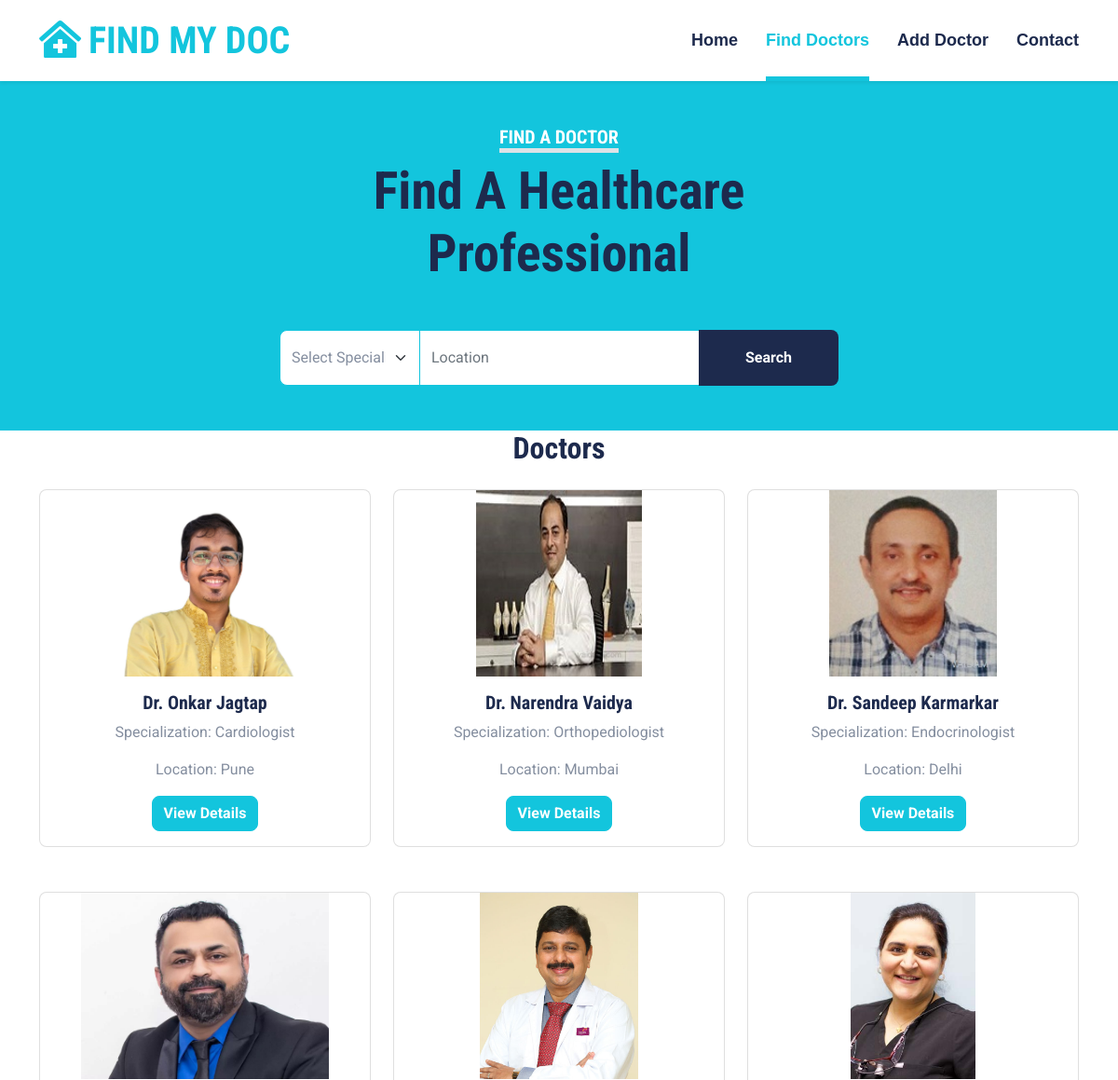
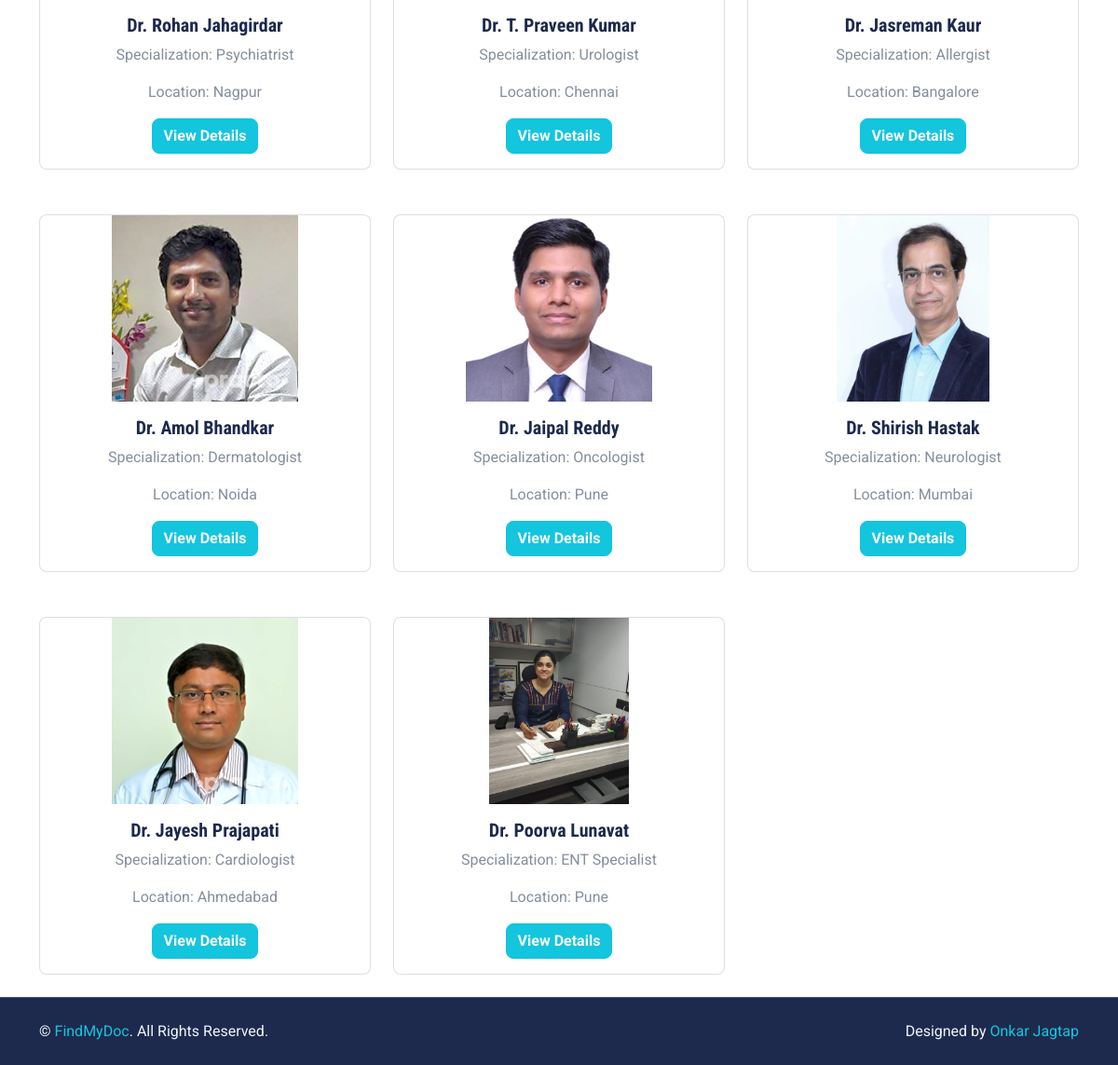
Page /doctors on the committed database (2 pictures, top to bottom).
### app1/models.py (models this page shows, shortened)
class Doctor(models.Model):
    user = models.OneToOneField(User, on_delete=models.CASCADE, null=True, blank=True)
    first_name = models.CharField(max_length=30, default='')
    last_name = models.CharField(max_length=30, default='')
    email = models.EmailField()
    specialization = models.CharField(max_length=100, default='')
    location = models.CharField(max_length=100, default='')
    details = models.TextField(default='')
    profile_picture = models.ImageField(upload_to='doctor_profile_pics/', null=True, blank=True)

### app1/views.py (the view)
# urls.py: path('doctors', home, name='home'),
def home(request):
    specialization_choices = DoctorForm.SPECIALIZATION_CHOICES
    if request.method == 'GET':
        location = request.GET.get('location', '')
        specialization = request.GET.get('specialization', '')
        doctors = Doctor.objects.all()
        if location:
            doctors = doctors.filter(location__icontains=location)
        if specialization:
            doctors = doctors.filter(specialization__icontains=specialization)
        context = {
            'doctors': doctors,
            'specialization_choices': specialization_choices,
        }
        return render(request, 'home.html', context)

### templates/home.html (shortened to what this page needs)
<!DOCTYPE html>
<html lang="en">
<head>
    <link href="https://cdnjs.cloudflare.com/ajax/libs/font-awesome/5.15.0/css/all.min.css" rel="stylesheet">
    <link href="https://cdn.jsdelivr.net/npm/bootstrap-icons@1.4.1/font/bootstrap-icons.css" rel="stylesheet">
    <link href="static/lib/owlcarousel/assets/owl.carousel.min.css" rel="stylesheet">
    <link href="static/lib/tempusdominus/css/tempusdominus-bootstrap-4.min.css" rel="stylesheet" />
    <link href="static/css/bootstrap.min.css" rel="stylesheet">
    <link href="static/css/style.css" rel="stylesheet">
</head>
<body>
    <div class="container-fluid sticky-top bg-white shadow-sm">
        <div class="container">
            <nav class="navbar navbar-expand-lg bg-white navbar-light py-3 py-lg-0">
                <a href="{% url 'home' %}" class="navbar-brand">
                    <h1 class="m-0 text-uppercase text-primary"><i class="fa fa-clinic-medical me-2"></i>Find My Doc</h1>
                </a>
                <div class="collapse navbar-collapse" id="navbarCollapse">
                    <div class="navbar-nav ms-auto py-0">
                        <a href="{% url 'index' %}" class="nav-item nav-link">Home</a>
                        <a href="{% url 'home' %}" class="nav-item nav-link active">Find Doctors</a>
                        <a href="/admin" class="nav-item nav-link" target="_blank">Add Doctor</a>
                        <a href="{% url 'contact' %}" class="nav-item nav-link">Contact</a>
                    </div>
                </div>
            </nav>
        </div>
    </div>
<div class="container-fluid bg-primary my-0 py-0">
    <div class="container py-5">
        <div class="text-center mx-auto mb-5" style="max-width: 500px;">
            <h5 class="d-inline-block text-white text-uppercase border-bottom border-5">Find A Doctor</h5>
            <h1 class="display-4 mb-4">Find A Healthcare Professional</h1>
        </div>
        <form method="get" action="{% url 'home' %}">
            <div class="mx-auto" style="width: 100%; max-width: 600px;">
                <div class="input-group">
                    <select name="specialization" class="form-select border-primary w-25" style="height: 60px;">
                        <option value="" selected>Select Specialization</option>
                    </select>
                    <input type="text" name="location" class="form-control border-primary w-50" placeholder="Location">
                    <button type="submit" class="btn btn-dark border-0 w-25">Search</button>
                </div>
            </div>
        </form>
    </div>
</div>
<div class="container">
    <h2 class="mb-4 text-center">Doctors</h2>
    {% if doctors %}
    <div class="row row-cols-1 row-cols-md-3 g-4">
        {% for doctor in doctors %}
        <div class="col mb-4">
            <div class="card">
                <img src="{{ doctor.profile_picture.url }}" class="card-img-top" alt="Profile Picture"
                    style="height: 200px; object-fit: contain;border-radius: 3px;">
                <div class="card-body text-center">
                    <h5 class="card-title fw-bold">Dr. {{ doctor.first_name }} {{ doctor.last_name }}</h5>
                    <p class="card-text">Specialization: {{ doctor.specialization }}</p>
                    <p class="card-text">Location: {{ doctor.location }}</p>
                    <a href="{% url 'doctor_detail' doctor.id %}" class="btn btn-primary">View Details</a>
                </div>
            </div>
        </div>
        {% endfor %}
    </div>
    {% else %}
    <h3 class="text-center">No doctors found.</h3>
    {% endif %}
</div>
    <div class="container-fluid bg-dark text-light border-top border-secondary py-4">
        <div class="container">
            <div class="row g-5">
                <div class="col-md-6 text-center text-md-start">
                    <p class="mb-md-0">&copy; <a class="text-primary" href="#">FindMyDoc</a>. All Rights Reserved.</p>
                </div>
                <div class="col-md-6 text-center text-md-end">
                    <p class="mb-0">Designed by <a class="text-primary" href="https://onkarxo.github.io/Portfolio/">Onkar Jagtap</a></p>
                </div>
            </div>
        </div>
    </div>
</body>
</html>

### static/css/style.css (style rules this page uses)
:root { --primary: #13C5DD; --secondary: #354F8E; --light: #EFF5F9; --dark: #1D2A4D; }
.btn { font-weight: 700; transition: .5s; }
.btn-primary { color: #FFFFFF; }
.navbar-light .navbar-nav .nav-link { font-family: 'Jost', sans-serif; position: relative; margin-left: 30px; padding: 30px 0; font-size: 18px; font-weight: 700; color: var(--dark); outline: none; transition: .5s; }
.navbar-light .navbar-nav .nav-link:hover, .navbar-light .navbar-nav .nav-link.active { color: var(--primary); }
@media (min-width: 992px) { .navbar-light .navbar-nav .nav-link::before { position: absolute; content: ""; width: 0; height: 5px; bottom: 0; left: 50%; background: var(--primary); transition: .5s; } }
@media (min-width: 992px) { .navbar-light .navbar-nav .nav-link:hover::before, .navbar-light .navbar-nav .nav-link.active::before { width: 100%; left: 0; } }

### rows in the picture
Doctor: profile_picture (picture), first_name "Onkar", last_name "Jagtap", specialization "Cardiologist", location "Pune"
Doctor: profile_picture (picture), first_name "Narendra", last_name "Vaidya", specialization "Orthopediologist", location "Mumbai"
Doctor: profile_picture (picture), first_name "Sandeep", last_name "Karmarkar", specialization "Endocrinologist", location "Delhi"
Doctor: profile_picture (picture), first_name "Rohan", last_name "Jahagirdar", specialization "Psychiatrist", location "Nagpur"
Doctor: profile_picture (picture), first_name "T. Praveen", last_name "Kumar", specialization "Urologist", location "Chennai"
Doctor: profile_picture (picture), first_name "Jasreman", last_name "Kaur", specialization "Allergist", location "Bangalore"
Doctor: profile_picture (picture), first_name "Amol", last_name "Bhandkar", specialization "Dermatologist", location "Noida"
Doctor: profile_picture (picture), first_name "Jaipal", last_name "Reddy", specialization "Oncologist", location "Pune"
Doctor: profile_picture (picture), first_name "Shirish", last_name "Hastak", specialization "Neurologist", location "Mumbai"
Doctor: profile_picture (picture), first_name "Jayesh", last_name "Prajapati", specialization "Cardiologist", location "Ahmedabad"
Doctor: profile_picture (picture), first_name "Poorva", last_name "Lunavat", specialization "ENT Specialist", location "Pune"
